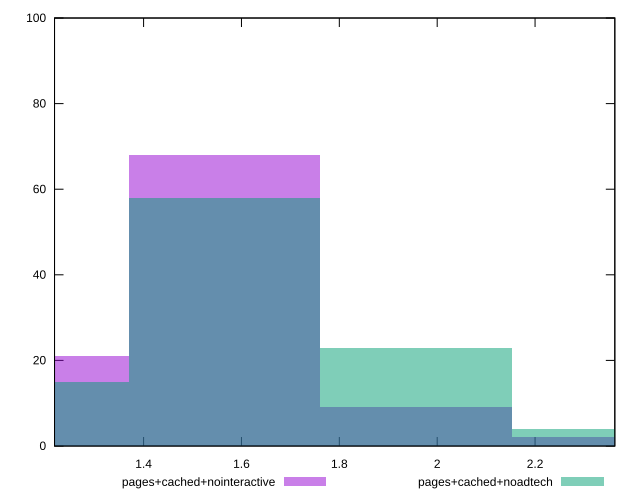

Source code (gnuplot):
reset

$pagesCachedNointeractive <<EOF
1.565336694717815 68
1.1740025210383611 21
2.3480050420767222 2
1.9566708683972687 9
EOF

$pagesCachedNoadtech <<EOF
1.9566708683972687 23
1.565336694717815 58
2.3480050420767222 4
1.1740025210383611 15
EOF

set key outside below
set boxwidth 0.3913341736794537
set xrange [1.218:2.363]
set yrange [0:100]
set trange [0:100]
set style fill transparent solid 0.5 noborder
set terminal svg size 640, 500 enhanced background rgb 'white'
set output "report_00008_2021-01-22T20:58:29.167/server-response-time/comparison/histogram/3_vs_4.svg"

plot $pagesCachedNointeractive title "pages+cached+nointeractive" with boxes, \
     $pagesCachedNoadtech title "pages+cached+noadtech" with boxes

reset
